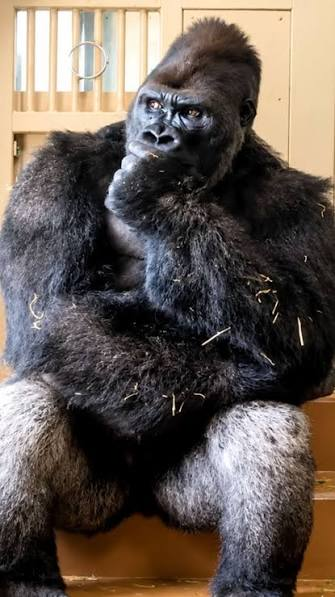
#> input picture imagen/Gorila.jpg, 335 x 597 px, found by its file name
$ python p9-bordes-1388.py
#> lines starting #> are read from the running program, lines starting #| are printed output that depends on the picture; after the words box and inside, x2 and y2 are one past the last pixel; in counts of white or black regions, pixels touching at a corner belong together
import cv2

# 1. Cambia esta variable por la ruta y nombre real donde guardaste la imagen del gorila
ruta_imagen = "Gorila.jpg"  # O "Gorila.jpg" si está junto al script

# Cargar imagen
imagen = cv2.imread(ruta_imagen)
#> imagen is the input picture: shape (597, 335, 3); mean B, G, R 83.4, 90.9, 101.6

# Comprobar si la imagen se cargó correctamente
if imagen is None:
    print(f"Error: no se pudo cargar la imagen desde '{ruta_imagen}'.")
    print("Verifica que el nombre del archivo y la ruta sean correctos.")
    exit()

# Convertir a escala de grises
gris = cv2.cvtColor(imagen, cv2.COLOR_BGR2GRAY)
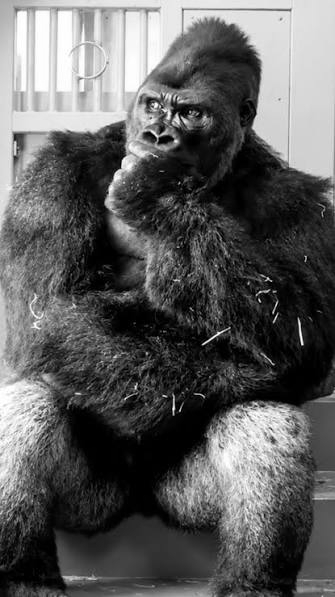
#> gris: shape (597, 335); min 0, max 255, mean 93.3

# Convertir a imagen binaria mediante umbral
# (Se usa 100 en lugar de 127 para adaptarse a los tonos oscuros del gorila)
_, binaria = cv2.threshold(
    gris,
    100,
    255,
    cv2.THRESH_BINARY
)
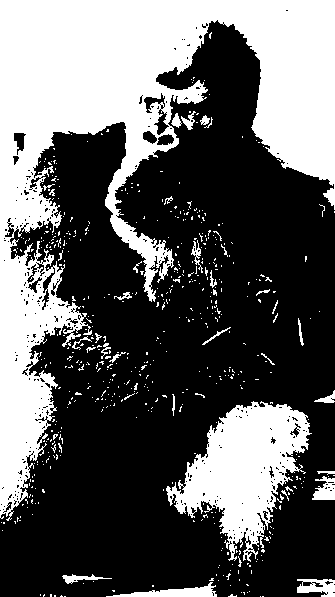
#> binaria: shape (597, 335); 37.3% white; 568 white regions (535 under 20 px)

# Detectar contornos
contornos, jerarquia = cv2.findContours(
    binaria,
    cv2.RETR_EXTERNAL,
    cv2.CHAIN_APPROX_SIMPLE
)
#> contornos = 568 contours, 549 with area under 20; largest, box (x1, y1, x2, y2) and area: (0, 0, 335, 521) 58396, (166, 401, 312, 562) 11086, (106, 582, 217, 597) 587, (297, 579, 335, 597) 458, (312, 476, 335, 500) 316; jerarquia = 568 rows, first 6: [1, -1, -1, -1], [2, 0, -1, -1], [3, 1, -1, -1], [4, 2, -1, -1], [5, 3, -1, -1], [6, 4, -1, -1]

# Dibujar los contornos en una copia
resultado = imagen.copy()

cv2.drawContours(
    resultado,
    contornos,
    -1,
    (0, 255, 0),  # Color verde
    2
)
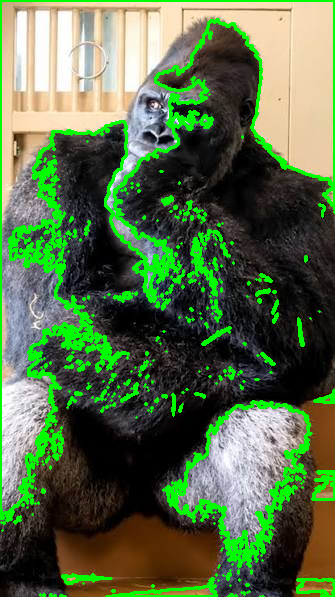
#> resultado: shape (597, 335, 3); 12.56% of pixels changed, all inside (x1, y1, x2, y2) = (0, 0, 335, 597)

# Mostrar resultados
cv2.imshow("original NC = 1388", imagen)
cv2.imshow("binaria NC = 1388", binaria)
cv2.imshow("Contornos NC = 1388", resultado)

# Guardar resultado
ruta_salida = "../resultados/Gorila_contornos.jpg"
cv2.imwrite(ruta_salida, resultado)

print("Cantidad de contornos encontrados:", len(contornos))
#| Cantidad de contornos encontrados: 568
print(f"Resultado guardado en {ruta_salida}")

# Esperar a que se presione cualquier tecla para cerrar las ventanas
cv2.waitKey(0)
cv2.destroyAllWindows()
